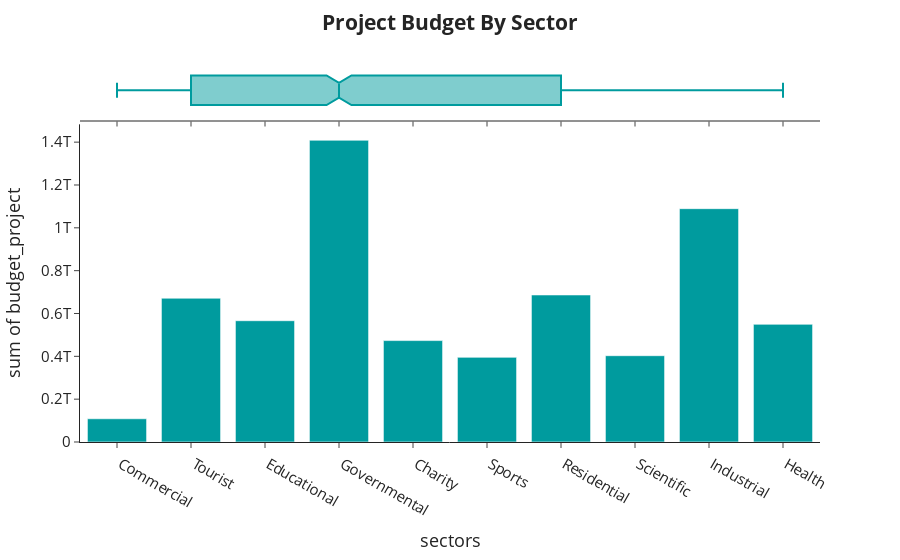

The notebook cell this image was saved under:
### Code cell
# 2-Interactive Plot ( histogram ) : Plot Histrogram of Project Budget By Sector

fig = px.histogram(df, x="sectors",y="budget_project", marginal="box",template ="simple_white",
                   color_discrete_sequence = px.colors.diverging.Tropic)

fig.update_layout(title_text="<b> Project Budget By Sector </b>",
                  title_x=0.5,
                  font_size=15)

### Figure 1 — Plotly figure (JSON) as saved in the notebook; plotly's stock layout.template omitted (floating-point values rounded to 4 significant figures; data arrays with more than 128 entries replaced by an {"elided": "..."} marker saying what was removed)
{"data": [{"alignmentgroup": "True", "bingroup": "x", "histfunc": "sum", "hovertemplate": "sectors=%{x}<br>sum of budget_project=%{y}<extra></extra>", "legendgroup": "", "marker": {"color": "rgb(0, 155, 158)", "pattern": {"shape": ""}}, "name": "", "offsetgroup": "", "orientation": "v", "showlegend": false, "type": "histogram", "x": {"elided": "2179 str values"}, "xaxis": "x", "y": {"elided": "2179 int values"}, "yaxis": "y"}, {"alignmentgroup": "True", "hovertemplate": "sectors=%{x}<extra></extra>", "legendgroup": "", "marker": {"color": "rgb(0, 155, 158)"}, "name": "", "notched": true, "offsetgroup": "", "showlegend": false, "type": "box", "x": {"elided": "2179 str values"}, "xaxis": "x2", "yaxis": "y2"}], "layout": {"autosize": true, "barmode": "relative", "font": {"size": 15}, "legend": {"tracegroupgap": 0}, "margin": {"t": 60}, "title": {"text": "<b> Project Budget By Sector </b>", "x": 0.5}, "xaxis": {"anchor": "y", "autorange": true, "domain": [0, 1], "range": [-0.5, 9.5], "title": {"text": "sectors"}, "type": "category"}, "xaxis2": {"anchor": "y2", "autorange": true, "domain": [0, 1], "matches": "x", "range": [-0.5, 9.5], "showticklabels": false, "type": "category"}, "yaxis": {"anchor": "x", "autorange": true, "domain": [0, 0.8316], "range": [0, 1483000000000.0], "title": {"text": "sum of budget_project"}, "type": "linear"}, "yaxis2": {"anchor": "x2", "autorange": true, "domain": [0.8416, 1], "matches": "y2", "range": [-0.5, 0.5], "showline": false, "showticklabels": false, "ticks": "", "type": "category"}}}
